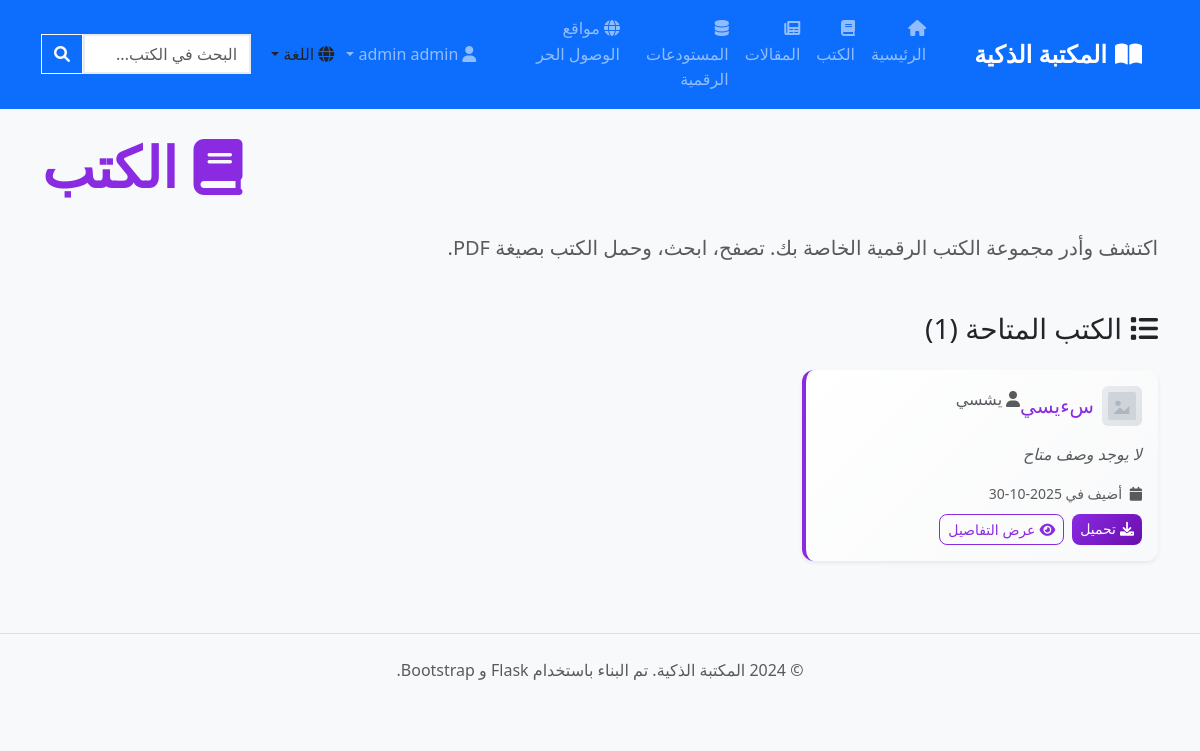
The page /books (signed in) on the database its author committed.
### tables this page shows
CREATE TABLE books (
            id INTEGER PRIMARY KEY AUTOINCREMENT,
            title TEXT NOT NULL,
            author TEXT NOT NULL,
            description TEXT,
            filename TEXT NOT NULL,
            upload_date TIMESTAMP DEFAULT CURRENT_TIMESTAMP
        , image_filename TEXT);

### app.py (the view)
@app.route('/books')
@login_required
def books():
    conn = get_db_connection()
    books = conn.execute('SELECT * FROM books ORDER BY upload_date DESC').fetchall()
    conn.close()
    return render_template('books.html', books=books, t=get_translations(), lang_data=get_language_data(), can_add_book=can_add_books())

### app.py (called while the page is built)
def get_current_language():
    return session.get('language', DEFAULT_LANGUAGE)

def get_language_data():
    current_lang = get_current_language()
    return LANGUAGES[current_lang]

def can_add_books():
    return session.get('email') == ALLOWED_ADD_BOOK_EMAIL

def login_required(f):
    @wraps(f)
    def decorated_function(*args, **kwargs):
        if not session.get('logged_in'):
            flash(get_translations()['please_log_in'], 'warning')
            return redirect(url_for('login', next=request.url))
        return f(*args, **kwargs)
    return decorated_function

def get_db_connection():
    conn = sqlite3.connect('library.db')
    conn.row_factory = sqlite3.Row
    return conn

### templates/books.html (shortened to what this page needs)
{% extends "base.html" %}
{% block content %}
<div class="row">
    <div class="col-12">
        <div class="d-flex justify-content-between align-items-center mb-4">
            <h1 class="display-4 text-primary">
                <i class="fas fa-book me-3"></i>{{ t.books }}
            </h1>
        </div>
        <p class="lead text-muted mb-5">
            {{ t.discover_books }}
        </p>
    </div>
</div>
{% if books %}
    <div class="row">
        <div class="col-12">
            <h2 class="h3 mb-4">
                <i class="fas fa-list me-2"></i>{{ t.available_books }} ({{ books|length }})
            </h2>
        </div>
    </div>
    <div class="row">
        {% for book in books %}
        <div class="col-lg-4 col-md-6 mb-4">
            <div class="card h-100 shadow-sm book-card">
                <div class="card-body d-flex flex-column">
                    <div class="mb-3 d-flex align-items-center">
                        <img src="{{ url_for('serve_upload', filename=book.image_filename) if book.image_filename else url_for('static', filename='placeholder_cover.svg') }}"
                             alt="{{ book.title }}" loading="lazy" class="rounded me-2"
                             style="width: 40px; height: 40px; object-fit: cover;"
                             onerror="this.onerror=null;this.src='{{ url_for('static', filename='placeholder_cover.svg') }}';">
                        <h5 class="card-title text-primary mb-0">{{ book.title }}</h5>
                        <h6 class="card-subtitle mb-2 text-muted">
                            <i class="fas fa-user me-1"></i>{{ book.author }}
                        </h6>
                    </div>
                    <p class="card-text flex-grow-1">
                        {% if book.description %}
                            {{ book.description[:150] }}{% if book.description|length > 150 %}...{% endif %}
                        {% else %}
                            <em class="text-muted">{{ t.no_description }}</em>
                        {% endif %}
                    </p>
                    <div class="mt-auto">
                        <small class="text-muted d-block mb-2">
                            <i class="fas fa-calendar me-1"></i>
                            {{ t.added_on }} {{ book.upload_date.split(' ')[0] }}
                        </small>
                        <div class="d-grid gap-2 d-md-flex justify-content-md-end">
                            <a href="{{ url_for('book_detail', book_id=book.id) }}"
                               class="btn btn-outline-primary btn-sm">
                                <i class="fas fa-eye me-1"></i>{{ t.view_details }}
                            </a>
                            <a href="{{ url_for('download_book', book_id=book.id) }}"
                               class="btn btn-primary btn-sm">
                                <i class="fas fa-download me-1"></i>{{ t.download }}
                            </a>
                        </div>
                    </div>
                </div>
            </div>
        </div>
        {% endfor %}
    </div>
{% endif %}
{% endblock %}

### static/style.css (style rules this page uses)
body { font-family: 'Segoe UI', Tahoma, Geneva, Verdana, sans-serif; background-color: #f8f9fa; line-height: 1.6; }
body.rtl { direction: rtl; text-align: right; }
body.rtl .me-1 { margin-left: 0.25rem !important; margin-right: 0 !important; }
body.rtl .me-2 { margin-left: 0.5rem !important; margin-right: 0 !important; }
body.rtl .me-3 { margin-left: 1rem !important; margin-right: 0 !important; }
body.rtl .d-flex.justify-content-between { flex-direction: row-reverse; }
body.rtl .d-grid.gap-2.d-md-flex.justify-content-md-end { flex-direction: row-reverse; }
body.rtl .d-flex.justify-content-between.align-items-center { flex-direction: row-reverse; }
body.rtl .card-body { text-align: right; }
body.rtl .card-title, body.rtl .card-subtitle { text-align: right; }
body.rtl .btn { text-align: center; }
body.rtl { animation: slideInFromRight 0.3s ease-in-out; }
.card { border: none; border-radius: 12px; transition: transform 0.3s ease, box-shadow 0.3s ease; }
.book-card { background: linear-gradient(135deg, #ffffff 0%, #f8f9fa 100%); border-left: 4px solid #8a2be2; }
.btn { border-radius: 8px; font-weight: 500; transition: all 0.3s ease; }
.btn-primary { background: linear-gradient(135deg, #8a2be2 0%, #6a0dad 100%); border: none; }
.btn-outline-primary { border-color: #8a2be2; color: #8a2be2; }
.display-4, .display-5 { font-weight: 700; color: #8a2be2; }
.text-primary { color: #8a2be2 !important; }
.fade-in { animation: fadeIn 0.5s ease-in; }

### rows shown on the page
books: title "سءيسي", author "يشسي", no_description "لا يوجد وصف متاح", added_on "أضيف في", upload_date "2025-10-30", view_details "عرض التفاصيل", download "تحميل"

### other values the page prints
{{ t.app_name }} "المكتبة الذكية"
{{ t.open_access_websites }} "مواقع الوصول الحر"
{{ t.digital_repositories }} "المستودعات الرقمية"
{{ t.articles }} "المقالات"
{{ t.books }} "الكتب"
{{ t.home }} "الرئيسية"
{{ session.first_name }} "admin"
{{ t.language }} "اللغة"
{{ t.discover_books }} "اكتشف وأدر مجموعة الكتب الرقمية الخاصة بك. تصفح، ابحث، وحمل الكتب بصيغة PDF."
{{ t.available_books }} "الكتب المتاحة"
{{ books|length }} "1"
{{ t.built_with_flask }} "تم البناء باستخدام Flask و Bootstrap."
